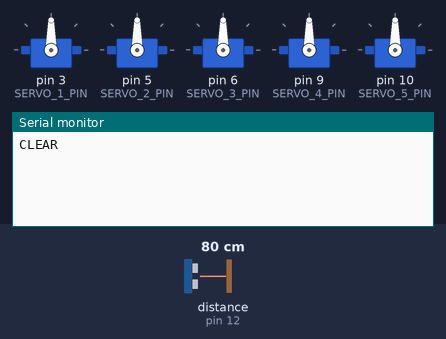
This sketch was run on a simulated Arduino Uno, built with avr-gcc and run on an emulated ATmega328P. Shown: 5 × servo, the last lines printed to the serial monitor. Wiring (inferred from the names in the program): ultrasonic range finder: trigger pin 11; echo pin 12. The inputs (shaded band) are chosen by the test bench; at power-on: distance to the obstacle (sensor on pin 12) 80 cm. The echo pulse lasts 58.3 µs per cm.

Above: at 1.2 s.
1.3 s: distance to the obstacle (sensor on pin 12) set to 9 cm
At 2.4 s:
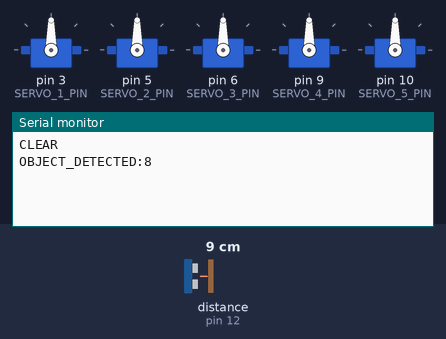
3.0 s: distance to the obstacle (sensor on pin 12) set to 60 cm
At 3.8 s:
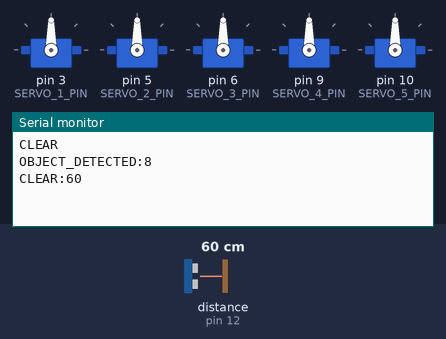

The sketch:

robot_arm_ultrasonic_sensor_only.ino
```cpp
#include <Servo.h>


// ============================================================
// STUDENT / TEACHER SETTINGS
// These are the main values students may need to change.
// ============================================================

// This must match BAUD_RATE in robot_gui_ultrasonic_trigger.py.
const int BAUD_RATE = 9600;

// These are the Arduino pins connected to each servo signal wire.
const int SERVO_1_PIN = 3;
const int SERVO_2_PIN = 5;
const int SERVO_3_PIN = 6;
const int SERVO_4_PIN = 9;
const int SERVO_5_PIN = 10;

// Ultrasonic sensor pins.
// HC-SR04 wiring: VCC to 5V, GND to GND, TRIG to TRIG_PIN, ECHO to ECHO_PIN.
const int TRIG_PIN = 11;
const int ECHO_PIN = 12;

// Detection range in centimeters.
// The Arduino reports OBJECT_DETECTED only when something is inside this range.
const int MIN_OBJECT_DISTANCE_CM = 4;
const int MAX_OBJECT_DISTANCE_CM = 35;

// A reading farther than this means the table area is clear again.
// Make this a little bigger than MAX_OBJECT_DISTANCE_CM to prevent flicker.
const int CLEAR_DISTANCE_CM = 45;

// Require several matching readings before changing states.
const int STABLE_READING_COUNT = 3;

// How often the ultrasonic sensor is checked.
const unsigned long SENSOR_CHECK_INTERVAL_MS = 100;

// Set to true if you want to see distance readings in Python's console.
const bool SEND_DISTANCE_DEBUG = false;


// ============================================================
// SERVO SETUP
// ============================================================

Servo servo1;
Servo servo2;
Servo servo3;
Servo servo4;
Servo servo5;

int servoPositions[5] = {90, 90, 90, 90, 90};


// ============================================================
// SENSOR STATE
// ============================================================

bool objectDetected = false;
int detectedReadingCount = 0;
int clearReadingCount = 0;
unsigned long lastSensorCheck = 0;


void setup() {
  Serial.begin(BAUD_RATE);
  Serial.setTimeout(20);

  servo1.attach(SERVO_1_PIN);
  servo2.attach(SERVO_2_PIN);
  servo3.attach(SERVO_3_PIN);
  servo4.attach(SERVO_4_PIN);
  servo5.attach(SERVO_5_PIN);

  pinMode(TRIG_PIN, OUTPUT);
  pinMode(ECHO_PIN, INPUT);

  writeServos();
  Serial.println("CLEAR");
}


void loop() {
  readServoCommandFromPython();
  checkUltrasonicSensor();
  writeServos();
}


void readServoCommandFromPython() {
  while (Serial.available()) {
    String input = Serial.readStringUntil('\n');
    input.trim();

    // Python sends five 3-digit numbers stuck together.
    // Example: "090045120010180"
    if (input.length() != 15) {
      continue;
    }

    servoPositions[0] = constrain(input.substring(0, 3).toInt(), 0, 180);
    servoPositions[1] = constrain(input.substring(3, 6).toInt(), 0, 180);
    servoPositions[2] = constrain(input.substring(6, 9).toInt(), 0, 180);
    servoPositions[3] = constrain(input.substring(9, 12).toInt(), 0, 180);
    servoPositions[4] = constrain(input.substring(12, 15).toInt(), 0, 180);
  }
}


void writeServos() {
  servo1.write(servoPositions[0]);
  servo2.write(servoPositions[1]);
  servo3.write(servoPositions[2]);
  servo4.write(servoPositions[3]);
  servo5.write(servoPositions[4]);
}


void checkUltrasonicSensor() {
  unsigned long now = millis();

  if (now - lastSensorCheck < SENSOR_CHECK_INTERVAL_MS) {
    return;
  }

  lastSensorCheck = now;
  int distanceCm = readDistanceCm();

  if (SEND_DISTANCE_DEBUG && distanceCm > 0) {
    Serial.print("DISTANCE:");
    Serial.println(distanceCm);
  }

  bool inObjectRange = distanceCm >= MIN_OBJECT_DISTANCE_CM && distanceCm <= MAX_OBJECT_DISTANCE_CM;
  bool inClearRange = distanceCm <= 0 || distanceCm >= CLEAR_DISTANCE_CM;

  if (!objectDetected) {
    if (inObjectRange) {
      detectedReadingCount++;
    } else {
      detectedReadingCount = 0;
    }

    if (detectedReadingCount >= STABLE_READING_COUNT) {
      objectDetected = true;
      clearReadingCount = 0;
      Serial.print("OBJECT_DETECTED:");
      Serial.println(distanceCm);
    }

    return;
  }

  if (inClearRange) {
    clearReadingCount++;
  } else {
    clearReadingCount = 0;
  }

  if (clearReadingCount >= STABLE_READING_COUNT) {
    objectDetected = false;
    detectedReadingCount = 0;
    Serial.print("CLEAR:");
    Serial.println(distanceCm);
  }
}


int readDistanceCm() {
  digitalWrite(TRIG_PIN, LOW);
  delayMicroseconds(2);
  digitalWrite(TRIG_PIN, HIGH);
  delayMicroseconds(10);
  digitalWrite(TRIG_PIN, LOW);

  // Timeout after about 4 meters. A timeout returns 0.
  unsigned long duration = pulseIn(ECHO_PIN, HIGH, 24000);

  if (duration == 0) {
    return 0;
  }

  return duration / 58;
}
```

Measured:
- after the input at 1.3 s, the serial monitor: prints a new line after 0.20 s (image 1)
- after the input at 3.0 s, the serial monitor: prints a new line after 0.20 s (image 2)
